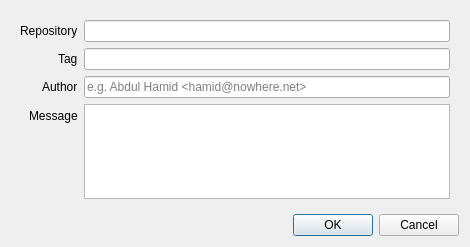
<?xml version="1.0" encoding="UTF-8"?>
<ui version="4.0">
 <class>commitDlg</class>
 <widget class="QDialog" name="commitDlg">
  <property name="geometry">
   <rect>
    <x>0</x>
    <y>0</y>
    <width>470</width>
    <height>247</height>
   </rect>
  </property>
  <property name="windowTitle">
   <string>Dialog</string>
  </property>
  <layout class="QVBoxLayout" name="verticalLayout">
   <item>
    <widget class="QWidget" name="widget" native="true">
     <layout class="QFormLayout" name="formLayout_3">
      <property name="labelAlignment">
       <set>Qt::AlignRight|Qt::AlignTrailing|Qt::AlignVCenter</set>
      </property>
      <item row="0" column="0">
       <widget class="QLabel" name="label">
        <property name="text">
         <string>Repository</string>
        </property>
       </widget>
      </item>
      <item row="0" column="1">
       <widget class="QLineEdit" name="repoNameInp"/>
      </item>
      <item row="2" column="0">
       <widget class="QLabel" name="label_2">
        <property name="text">
         <string>Author</string>
        </property>
       </widget>
      </item>
      <item row="2" column="1">
       <widget class="QLineEdit" name="authorInp">
        <property name="placeholderText">
         <string>e.g. Abdul Hamid &lt;hamid@nowhere.net&gt;</string>
        </property>
       </widget>
      </item>
      <item row="3" column="0">
       <widget class="QLabel" name="label_3">
        <property name="text">
         <string>Message</string>
        </property>
       </widget>
      </item>
      <item row="3" column="1">
       <widget class="QTextEdit" name="textEdit"/>
      </item>
      <item row="1" column="0">
       <widget class="QLabel" name="label_4">
        <property name="text">
         <string>Tag</string>
        </property>
       </widget>
      </item>
      <item row="1" column="1">
       <widget class="QLineEdit" name="tagNameInp"/>
      </item>
     </layout>
    </widget>
   </item>
   <item>
    <widget class="QDialogButtonBox" name="buttonBox">
     <property name="orientation">
      <enum>Qt::Horizontal</enum>
     </property>
     <property name="standardButtons">
      <set>QDialogButtonBox::Cancel|QDialogButtonBox::Ok</set>
     </property>
    </widget>
   </item>
  </layout>
 </widget>
 <resources/>
 <connections>
  <connection>
   <sender>buttonBox</sender>
   <signal>accepted()</signal>
   <receiver>commitDlg</receiver>
   <slot>accept()</slot>
   <hints>
    <hint type="sourcelabel">
     <x>248</x>
     <y>254</y>
    </hint>
    <hint type="destinationlabel">
     <x>157</x>
     <y>274</y>
    </hint>
   </hints>
  </connection>
  <connection>
   <sender>buttonBox</sender>
   <signal>rejected()</signal>
   <receiver>commitDlg</receiver>
   <slot>reject()</slot>
   <hints>
    <hint type="sourcelabel">
     <x>316</x>
     <y>260</y>
    </hint>
    <hint type="destinationlabel">
     <x>286</x>
     <y>274</y>
    </hint>
   </hints>
  </connection>
 </connections>
</ui>
